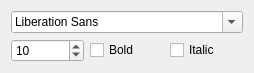
<?xml version="1.0" encoding="UTF-8"?>
<ui version="4.0">
 <class>Molsketch::FontChooser</class>
 <widget class="QWidget" name="Molsketch::FontChooser">
  <property name="geometry">
   <rect>
    <x>0</x>
    <y>0</y>
    <width>254</width>
    <height>66</height>
   </rect>
  </property>
  <property name="windowTitle">
   <string>Form</string>
  </property>
  <layout class="QGridLayout" name="gridLayout">
   <item row="1" column="1">
    <widget class="QCheckBox" name="bold">
     <property name="text">
      <string>Bold</string>
     </property>
    </widget>
   </item>
   <item row="1" column="2">
    <widget class="QCheckBox" name="italic">
     <property name="text">
      <string>Italic</string>
     </property>
    </widget>
   </item>
   <item row="1" column="0">
    <widget class="QSpinBox" name="size">
     <property name="minimum">
      <number>1</number>
     </property>
     <property name="value">
      <number>10</number>
     </property>
    </widget>
   </item>
   <item row="0" column="0" colspan="3">
    <widget class="QFontComboBox" name="fontName"/>
   </item>
  </layout>
 </widget>
 <resources/>
 <connections>
  <connection>
   <sender>fontName</sender>
   <signal>currentFontChanged(QFont)</signal>
   <receiver>Molsketch::FontChooser</receiver>
   <slot>fontSelectionChanged()</slot>
   <hints>
    <hint type="sourcelabel">
     <x>150</x>
     <y>15</y>
    </hint>
    <hint type="destinationlabel">
     <x>197</x>
     <y>35</y>
    </hint>
   </hints>
  </connection>
  <connection>
   <sender>bold</sender>
   <signal>toggled(bool)</signal>
   <receiver>Molsketch::FontChooser</receiver>
   <slot>fontSelectionChanged()</slot>
   <hints>
    <hint type="sourcelabel">
     <x>42</x>
     <y>48</y>
    </hint>
    <hint type="destinationlabel">
     <x>71</x>
     <y>62</y>
    </hint>
   </hints>
  </connection>
  <connection>
   <sender>italic</sender>
   <signal>toggled(bool)</signal>
   <receiver>Molsketch::FontChooser</receiver>
   <slot>fontSelectionChanged()</slot>
   <hints>
    <hint type="sourcelabel">
     <x>133</x>
     <y>43</y>
    </hint>
    <hint type="destinationlabel">
     <x>229</x>
     <y>54</y>
    </hint>
   </hints>
  </connection>
  <connection>
   <sender>size</sender>
   <signal>valueChanged(int)</signal>
   <receiver>Molsketch::FontChooser</receiver>
   <slot>fontSelectionChanged()</slot>
   <hints>
    <hint type="sourcelabel">
     <x>225</x>
     <y>10</y>
    </hint>
    <hint type="destinationlabel">
     <x>252</x>
     <y>1</y>
    </hint>
   </hints>
  </connection>
 </connections>
 <slots>
  <slot>fontSelectionChanged()</slot>
 </slots>
</ui>
